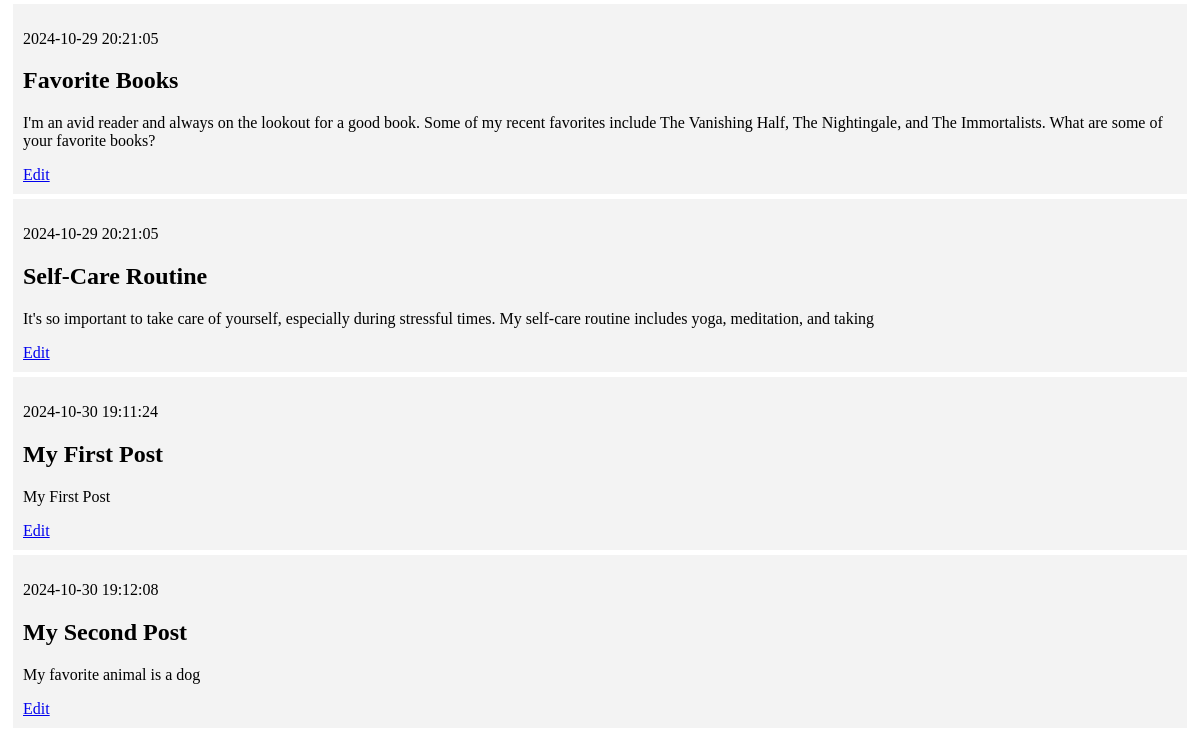
Before: / (lower part) with the older database file.
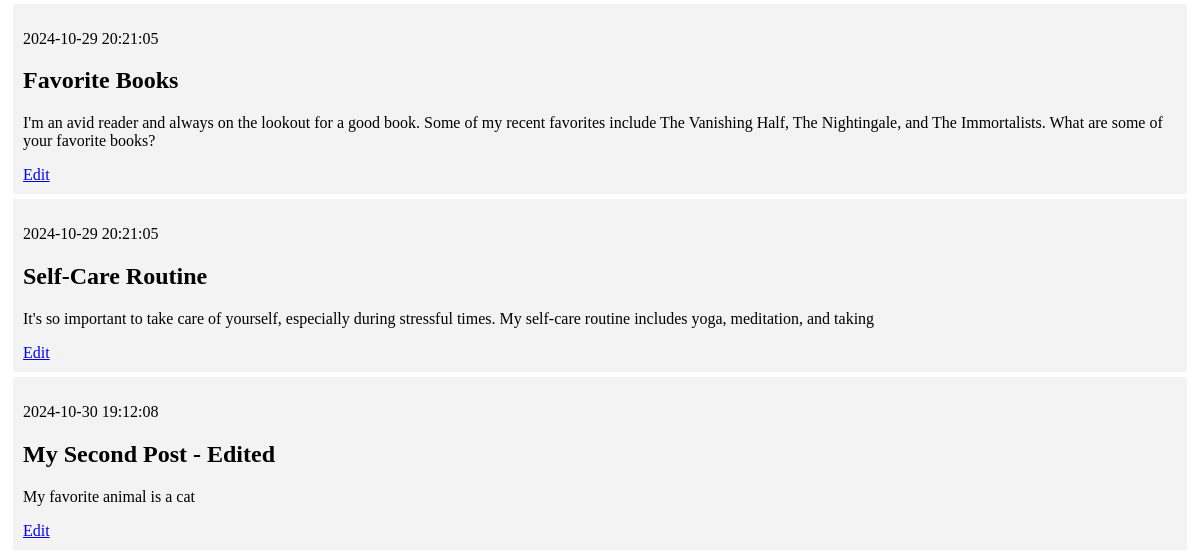
After: the same page with the newer database file.
### tables this page shows
CREATE TABLE posts (
    id INTEGER PRIMARY KEY AUTOINCREMENT,
    created TIMESTAMP NOT NULL DEFAULT CURRENT_TIMESTAMP,
    title TEXT NOT NULL,
    content TEXT NOT NULL
);

### app.py (the view)
@app.route('/')
def index():
    conn = get_db_connection()
    posts = conn.execute('SELECT * FROM posts').fetchall()
    conn.close()
    return render_template('index.html', posts = posts)

### app.py (called while the page is built)
def get_db_connection():
    conn = sqlite3.connect('database.db')
    conn.row_factory = sqlite3.Row
    return conn

### templates/index.html (shortened to what this page needs)
{% extends 'base.html' %}
{% block content %}
    {% for post in posts %}
        <div class='post'>
            <p>{{ post['created'] }}</p>
            <h2>{{ post['title'] }}</h2>
            <p>{{ post['content'] }}</p>
            <a href="{{ url_for('edit', id=post['id']) }}">Edit</a>
        </div>
    {% endfor %}
{% endblock %}

Changed rows visible on the page:
removed posts: created "2024-10-30 19:11:24", title "My First Post", content "My First Post"
changed posts: title "My Second Post" → "My Second Post - Edited"; content "My favorite animal is a dog" → "My favorite animal is a cat"
